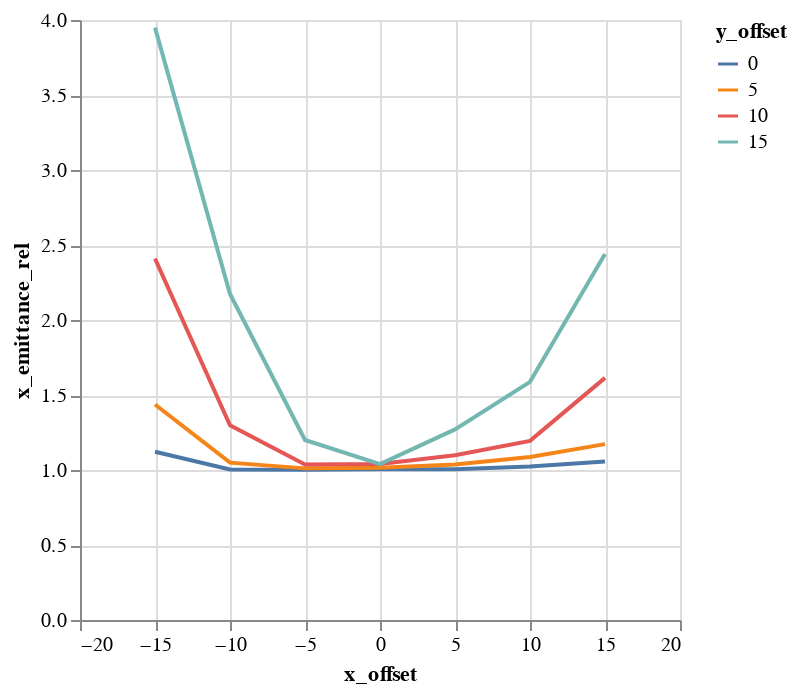

Write notebook code for a chart like this one.
### Code cell
alt.Chart(emit_df).mark_line().encode(
    color='y_offset:N',
    x='x_offset',
    y='x_emittance_rel',
)

### Figure 1 — Vega-Lite specification as saved in the notebook (floating-point values rounded to 4 significant figures)
{"$schema": "https://vega.github.io/schema/vega-lite/v1.2.1.json", "data": {"values": [{"losses": 0, "relbeta": 0.002306, "sourceID": 16777222, "sourceName": "x_-15_y_0", "x_emittance": 1.819, "x_emittance_rel": 1.122, "x_norm_emittance": 0.004194, "x_offset": -15, "y_emittance": 1.817, "y_emittance_rel": 1.156, "y_norm_emittance": 0.004192, "y_offset": 0}, {"losses": 0, "relbeta": 0.002306, "sourceID": 16777229, "sourceName": "x_-15_y_5", "x_emittance": 2.288, "x_emittance_rel": 1.436, "x_norm_emittance": 0.005278, "x_offset": -15, "y_emittance": 2.232, "y_emittance_rel": 1.401, "y_norm_emittance": 0.005148, "y_offset": 5}, {"losses": 0, "relbeta": 0.002306, "sourceID": 16777236, "sourceName": "x_-15_y_10", "x_emittance": 3.896, "x_emittance_rel": 2.409, "x_norm_emittance": 0.008986, "x_offset": -15, "y_emittance": 4.428, "y_emittance_rel": 2.773, "y_norm_emittance": 0.01021, "y_offset": 10}, {"losses": 4, "relbeta": 0.002306, "sourceID": 16777243, "sourceName": "x_-15_y_15", "x_emittance": 6.6, "x_emittance_rel": 3.949, "x_norm_emittance": 0.01522, "x_offset": -15, "y_emittance": 7.545, "y_emittance_rel": 4.54, "y_norm_emittance": 0.0174, "y_offset": 15}, {"losses": 0, "relbeta": 0.002306, "sourceID": 16777220, "sourceName": "x_-10_y_0", "x_emittance": 1.599, "x_emittance_rel": 1.004, "x_norm_emittance": 0.003687, "x_offset": -10, "y_emittance": 1.624, "y_emittance_rel": 1.046, "y_norm_emittance": 0.003745, "y_offset": 0}, {"losses": 0, "relbeta": 0.002306, "sourceID": 16777227, "sourceName": "x_-10_y_5", "x_emittance": 1.692, "x_emittance_rel": 1.049, "x_norm_emittance": 0.003903, "x_offset": -10, "y_emittance": 1.847, "y_emittance_rel": 1.169, "y_norm_emittance": 0.004259, "y_offset": 5}, {"losses": 0, "relbeta": 0.002306, "sourceID": 16777234, "sourceName": "x_-10_y_10", "x_emittance": 1.931, "x_emittance_rel": 1.299, "x_norm_emittance": 0.004453, "x_offset": -10, "y_emittance": 2.866, "y_emittance_rel": 1.721, "y_norm_emittance": 0.00661, "y_offset": 10}, {"losses": 0, "relbeta": 0.002306, "sourceID": 16777241, "sourceName": "x_-10_y_15", "x_emittance": 3.152, "x_emittance_rel": 2.174, "x_norm_emittance": 0.007269, "x_offset": -10, "y_emittance": 5.381, "y_emittance_rel": 3.292, "y_norm_emittance": 0.01241, "y_offset": 15}, {"losses": 0, "relbeta": 0.002306, "sourceID": 16777218, "sourceName": "x_-5_y_0", "x_emittance": 1.679, "x_emittance_rel": 1.002, "x_norm_emittance": 0.003872, "x_offset": -5, "y_emittance": 1.728, "y_emittance_rel": 1.006, "y_norm_emittance": 0.003985, "y_offset": 0}, {"losses": 0, "relbeta": 0.002306, "sourceID": 16777225, "sourceName": "x_-5_y_5", "x_emittance": 1.54, "x_emittance_rel": 1.011, "x_norm_emittance": 0.003552, "x_offset": -5, "y_emittance": 1.789, "y_emittance_rel": 1.101, "y_norm_emittance": 0.004126, "y_offset": 5}, {"losses": 0, "relbeta": 0.002306, "sourceID": 16777232, "sourceName": "x_-5_y_10", "x_emittance": 1.566, "x_emittance_rel": 1.036, "x_norm_emittance": 0.003612, "x_offset": -5, "y_emittance": 2.403, "y_emittance_rel": 1.555, "y_norm_emittance": 0.005542, "y_offset": 10}, {"losses": 0, "relbeta": 0.002306, "sourceID": 16777239, "sourceName": "x_-5_y_15", "x_emittance": 2.03, "x_emittance_rel": 1.2, "x_norm_emittance": 0.004683, "x_offset": -5, "y_emittance": 3.651, "y_emittance_rel": 2.426, "y_norm_emittance": 0.00842, "y_offset": 15}, {"losses": 0, "relbeta": 0.002306, "sourceID": 16777216, "sourceName": "x_0_y_0", "x_emittance": 1.547, "x_emittance_rel": 1.005, "x_norm_emittance": 0.003568, "x_offset": 0, "y_emittance": 1.548, "y_emittance_rel": 1.007, "y_norm_emittance": 0.003569, "y_offset": 0}, {"losses": 0, "relbeta": 0.002306, "sourceID": 16777223, "sourceName": "x_0_y_5", "x_emittance": 1.563, "x_emittance_rel": 1.015, "x_norm_emittance": 0.003606, "x_offset": 0, "y_emittance": 1.694, "y_emittance_rel": 1.104, "y_norm_emittance": 0.003907, "y_offset": 5}, {"losses": 0, "relbeta": 0.002306, "sourceID": 16777230, "sourceName": "x_0_y_10", "x_emittance": 1.459, "x_emittance_rel": 1.04, "x_norm_emittance": 0.003366, "x_offset": 0, "y_emittance": 2.267, "y_emittance_rel": 1.536, "y_norm_emittance": 0.005228, "y_offset": 10}, {"losses": 0, "relbeta": 0.002306, "sourceID": 16777237, "sourceName": "x_0_y_15", "x_emittance": 1.838, "x_emittance_rel": 1.04, "x_norm_emittance": 0.00424, "x_offset": 0, "y_emittance": 3.913, "y_emittance_rel": 2.427, "y_norm_emittance": 0.009024, "y_offset": 15}, {"losses": 0, "relbeta": 0.002306, "sourceID": 16777217, "sourceName": "x_5_y_0", "x_emittance": 1.556, "x_emittance_rel": 1.004, "x_norm_emittance": 0.003589, "x_offset": 5, "y_emittance": 1.677, "y_emittance_rel": 1.001, "y_norm_emittance": 0.003867, "y_offset": 0}, {"losses": 0, "relbeta": 0.002306, "sourceID": 16777224, "sourceName": "x_5_y_5", "x_emittance": 1.661, "x_emittance_rel": 1.036, "x_norm_emittance": 0.00383, "x_offset": 5, "y_emittance": 1.747, "y_emittance_rel": 1.186, "y_norm_emittance": 0.00403, "y_offset": 5}, {"losses": 0, "relbeta": 0.002306, "sourceID": 16777231, "sourceName": "x_5_y_10", "x_emittance": 1.606, "x_emittance_rel": 1.098, "x_norm_emittance": 0.003705, "x_offset": 5, "y_emittance": 2.347, "y_emittance_rel": 1.473, "y_norm_emittance": 0.005414, "y_offset": 10}, {"losses": 0, "relbeta": 0.002306, "sourceID": 16777238, "sourceName": "x_5_y_15", "x_emittance": 2.031, "x_emittance_rel": 1.271, "x_norm_emittance": 0.004684, "x_offset": 5, "y_emittance": 4.14, "y_emittance_rel": 2.63, "y_norm_emittance": 0.009549, "y_offset": 15}, {"losses": 0, "relbeta": 0.002306, "sourceID": 16777219, "sourceName": "x_10_y_0", "x_emittance": 1.554, "x_emittance_rel": 1.023, "x_norm_emittance": 0.003585, "x_offset": 10, "y_emittance": 1.625, "y_emittance_rel": 1.016, "y_norm_emittance": 0.003747, "y_offset": 0}, {"losses": 0, "relbeta": 0.002306, "sourceID": 16777226, "sourceName": "x_10_y_5", "x_emittance": 1.573, "x_emittance_rel": 1.087, "x_norm_emittance": 0.003627, "x_offset": 10, "y_emittance": 1.755, "y_emittance_rel": 1.165, "y_norm_emittance": 0.004048, "y_offset": 5}, {"losses": 0, "relbeta": 0.002306, "sourceID": 16777233, "sourceName": "x_10_y_10", "x_emittance": 2.082, "x_emittance_rel": 1.194, "x_norm_emittance": 0.004801, "x_offset": 10, "y_emittance": 2.898, "y_emittance_rel": 1.797, "y_norm_emittance": 0.006684, "y_offset": 10}, {"losses": 0, "relbeta": 0.002306, "sourceID": 16777240, "sourceName": "x_10_y_15", "x_emittance": 2.497, "x_emittance_rel": 1.588, "x_norm_emittance": 0.00576, "x_offset": 10, "y_emittance": 3.9, "y_emittance_rel": 2.581, "y_norm_emittance": 0.008996, "y_offset": 15}, {"losses": 0, "relbeta": 0.002306, "sourceID": 16777221, "sourceName": "x_15_y_0", "x_emittance": 1.583, "x_emittance_rel": 1.056, "x_norm_emittance": 0.003651, "x_offset": 15, "y_emittance": 1.609, "y_emittance_rel": 1.02, "y_norm_emittance": 0.003711, "y_offset": 0}, {"losses": 0, "relbeta": 0.002306, "sourceID": 16777228, "sourceName": "x_15_y_5", "x_emittance": 1.843, "x_emittance_rel": 1.172, "x_norm_emittance": 0.00425, "x_offset": 15, "y_emittance": 1.892, "y_emittance_rel": 1.274, "y_norm_emittance": 0.004364, "y_offset": 5}, {"losses": 0, "relbeta": 0.002306, "sourceID": 16777235, "sourceName": "x_15_y_10", "x_emittance": 2.62, "x_emittance_rel": 1.614, "x_norm_emittance": 0.006042, "x_offset": 15, "y_emittance": 3.18, "y_emittance_rel": 1.968, "y_norm_emittance": 0.007335, "y_offset": 10}, {"losses": 0, "relbeta": 0.002307, "sourceID": 16777242, "sourceName": "x_15_y_15", "x_emittance": 3.697, "x_emittance_rel": 2.441, "x_norm_emittance": 0.008528, "x_offset": 15, "y_emittance": 5.44, "y_emittance_rel": 3.427, "y_norm_emittance": 0.01255, "y_offset": 15}]}, "encoding": {"color": {"field": "y_offset", "type": "nominal"}, "x": {"field": "x_offset", "type": "quantitative"}, "y": {"field": "x_emittance_rel", "type": "quantitative"}}, "mark": "line"}
